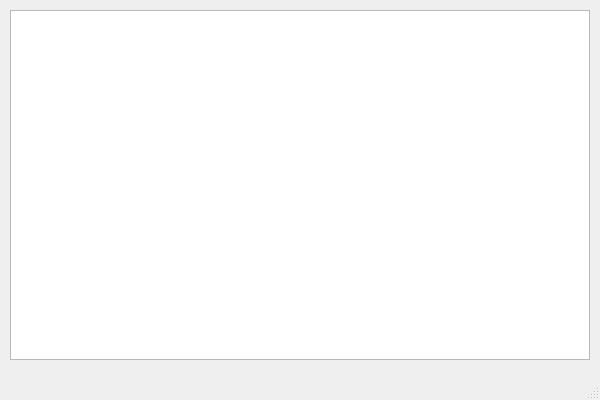
<?xml version="1.0" encoding="UTF-8"?>
<ui version="4.0">
 <class>MainWindow</class>
 <widget class="QMainWindow" name="MainWindow">
  <property name="geometry">
   <rect>
    <x>0</x>
    <y>0</y>
    <width>600</width>
    <height>400</height>
   </rect>
  </property>
  <property name="windowTitle">
   <string>Кофе</string>
  </property>
  <widget class="QWidget" name="centralwidget">
   <widget class="QTableWidget" name="tableWidget">
    <property name="geometry">
     <rect>
      <x>10</x>
      <y>10</y>
      <width>580</width>
      <height>350</height>
     </rect>
    </property>
   </widget>
  </widget>
  <widget class="QMenuBar" name="menubar"/>
  <widget class="QStatusBar" name="statusbar"/>
 </widget>
</ui>
